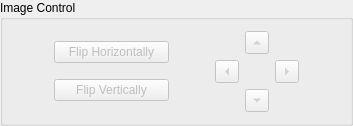
           <widget class="QGroupBox" name="GB_Image">
            <property name="sizePolicy">
             <sizepolicy hsizetype="Ignored" vsizetype="Preferred">
              <horstretch>0</horstretch>
              <verstretch>0</verstretch>
             </sizepolicy>
            </property>
            <property name="title">
             <string>Image Control</string>
            </property>
            <layout class="QHBoxLayout" name="horizontalLayout_29">
             <item>
              <spacer name="horizontalSpacer_10">
               <property name="orientation">
                <enum>Qt::Horizontal</enum>
               </property>
               <property name="sizeType">
                <enum>QSizePolicy::Maximum</enum>
               </property>
               <property name="sizeHint" stdset="0">
                <size>
                 <width>40</width>
                 <height>20</height>
                </size>
               </property>
              </spacer>
             </item>
             <item>
              <layout class="QVBoxLayout" name="verticalLayout_12">
               <item>
                <widget class="QPushButton" name="Image_PB_HFlip">
                 <property name="enabled">
                  <bool>false</bool>
                 </property>
                 <property name="sizePolicy">
                  <sizepolicy hsizetype="Minimum" vsizetype="Fixed">
                   <horstretch>0</horstretch>
                   <verstretch>0</verstretch>
                  </sizepolicy>
                 </property>
                 <property name="minimumSize">
                  <size>
                   <width>115</width>
                   <height>0</height>
                  </size>
                 </property>
                 <property name="text">
                  <string>Flip Horizontally</string>
                 </property>
                </widget>
               </item>
               <item>
                <widget class="QPushButton" name="Image_PB_VFlip">
                 <property name="enabled">
                  <bool>false</bool>
                 </property>
                 <property name="text">
                  <string>Flip Vertically</string>
                 </property>
                </widget>
               </item>
              </layout>
             </item>
             <item>
              <spacer name="horizontalSpacer_2">
               <property name="orientation">
                <enum>Qt::Horizontal</enum>
               </property>
               <property name="sizeType">
                <enum>QSizePolicy::Maximum</enum>
               </property>
               <property name="sizeHint" stdset="0">
                <size>
                 <width>40</width>
                 <height>20</height>
                </size>
               </property>
              </spacer>
             </item>
             <item>
              <layout class="QHBoxLayout" name="horizontalLayout_21">
               <item>
                <layout class="QGridLayout" name="gridLayout">
                 <item row="1" column="2">
                  <widget class="QToolButton" name="Image_PB_Right">
                   <property name="enabled">
                    <bool>false</bool>
                   </property>
                   <property name="text">
                    <string>...</string>
                   </property>
                   <property name="arrowType">
                    <enum>Qt::RightArrow</enum>
                   </property>
                  </widget>
                 </item>
                 <item row="0" column="1">
                  <widget class="QToolButton" name="Image_PB_Up">
                   <property name="enabled">
                    <bool>false</bool>
                   </property>
                   <property name="text">
                    <string>...</string>
                   </property>
                   <property name="arrowType">
                    <enum>Qt::UpArrow</enum>
                   </property>
                  </widget>
                 </item>
                 <item row="1" column="0">
                  <widget class="QToolButton" name="Image_PB_Left">
                   <property name="enabled">
                    <bool>false</bool>
                   </property>
                   <property name="text">
                    <string>...</string>
                   </property>
                   <property name="arrowType">
                    <enum>Qt::LeftArrow</enum>
                   </property>
                  </widget>
                 </item>
                 <item row="2" column="1">
                  <widget class="QToolButton" name="Image_PB_Down">
                   <property name="enabled">
                    <bool>false</bool>
                   </property>
                   <property name="text">
                    <string>...</string>
                   </property>
                   <property name="arrowType">
                    <enum>Qt::DownArrow</enum>
                   </property>
                  </widget>
                 </item>
                </layout>
               </item>
              </layout>
             </item>
             <item>
              <spacer name="horizontalSpacer_9">
               <property name="orientation">
                <enum>Qt::Horizontal</enum>
               </property>
               <property name="sizeType">
                <enum>QSizePolicy::Maximum</enum>
               </property>
               <property name="sizeHint" stdset="0">
                <size>
                 <width>40</width>
                 <height>20</height>
                </size>
               </property>
              </spacer>
             </item>
            </layout>
           </widget>
